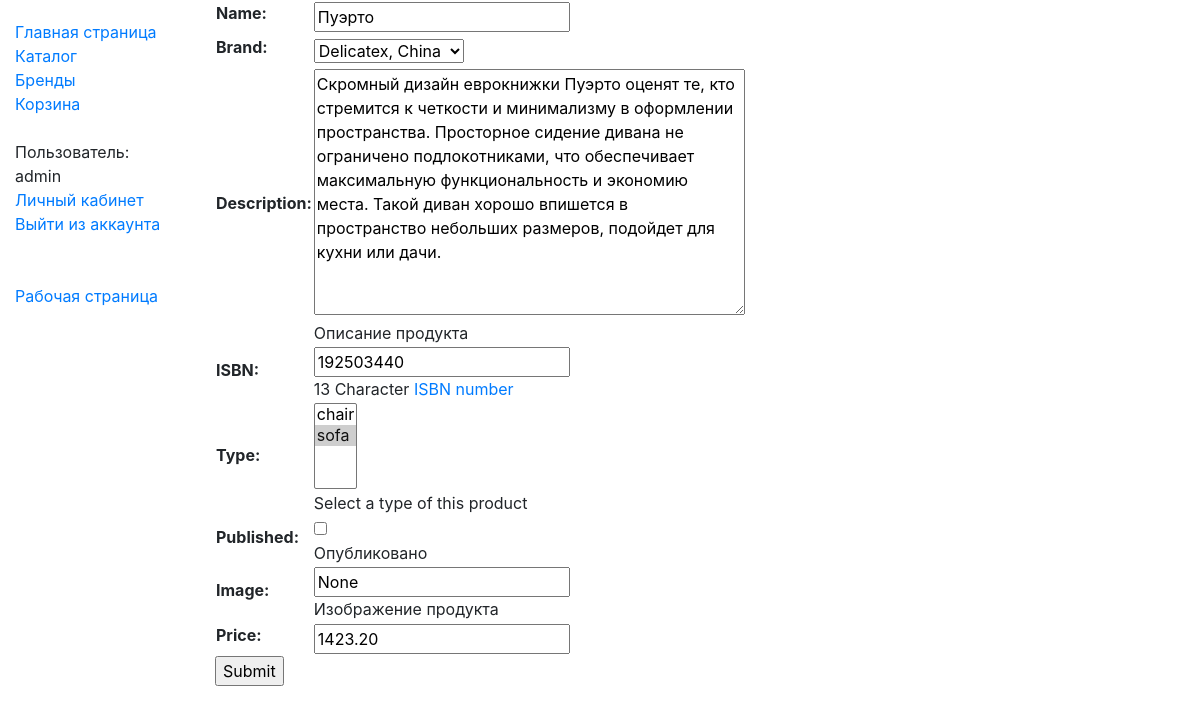
Page /catalog/furniture/4/update/ (signed in) on the committed database.
### catalog/models.py (models this page shows, shortened)
class Furniture(models.Model):
    name = models.CharField(max_length=200)
    brand = models.ForeignKey('Brand', on_delete=models.SET_NULL, null=True)
    description = models.TextField(max_length=1000, help_text="Описание продукта")
    isbn = models.CharField('ISBN', max_length=13,
                            help_text='13 Character <a href="https://www.isbn-international.org/content/what-isbn">ISBN number</a>')
    type = models.ManyToManyField(Type, help_text="Select a type of this product")
    published = models.BooleanField(default=False, help_text="Опубликовано")
    image = models.CharField(max_length=500, help_text="Изображение продукта", null=True)
    price = models.DecimalField(max_digits=6, decimal_places=2, default=1000.20)
    def display_type(self):
        return ', '.join(type.name for type in self.type.all()[:3])
    display_type.short_description = 'type'
    class Meta:
        ordering = ['brand']

class Brand(models.Model):
    name = models.CharField(max_length=100)
    country = models.CharField(max_length=100)
    description = models.CharField(max_length=500, null=True)
    def __str__(self):
        return '%s, %s' % (self.name, self.country)
    class Meta:
        ordering = ['name']

class Type(models.Model):
    name = models.CharField(max_length=200, help_text="Enter the product type")
    def __str__(self):
        return self.name

### catalog/views.py (the view)
# urls.py: path('furniture/<int:pk>/update/', views.FurnitureUpdate.as_view(), name='furniture-update'),
class FurnitureUpdate(PermissionRequiredMixin, UpdateView):
    permission_required = 'catalog.worker'
    model = Furniture
    fields = '__all__' # Not recommended (potential security issue if more fields added)

### catalog/templates/catalog/furniture_form.html (shortened to what this page needs)
{% extends "base_generic.html" %}
{% block content %}
  <form action="" method="post">
    <table>
    {{ form.as_table }}
    </table>
    <input type="submit" value="Submit">
  </form>
{% endblock %}

### catalog/templates/base_generic.html (shortened to what this page needs)
<!DOCTYPE html>
<html lang="en">
<head>
  <link rel="stylesheet" href="https://cdn.jsdelivr.net/npm/bootstrap@4.5.3/dist/css/bootstrap.min.css">
  {% load static %}
  <link rel="stylesheet" href="{% static 'css/styles.css' %}">
</head>
<body>
  <div class="container-fluid">
    <div class="row">
      <div class="col-sm-2"  >
      {% block sidebar %}
        <ul class="sidebar-nav" style="width:250px;">
            <li><a href="{% url 'index' %}">Главная страница</a></li>
            <li><a href="{% url 'furniture' %}">Каталог</a></li>
            <li><a href="{% url 'brand' %}">Бренды</a></li>
            {% if user.is_authenticated %}
            <li><a href="{% url 'basket' %}">Корзина</a></li>
            {% endif %}
            <br>
            {% if user.is_authenticated %}
                <li>Пользователь: <br>
                    {% if user.first_name and user.last_name %}
                        {{ user.first_name }} {{ user.last_name }}
                    {% else %}
                        {{ user.get_username }}
                    {% endif %}
                </li>
                <li><a href="{% url 'my-account' %}">Личный кабинет</a></li>
                <li><a href="{% url 'logout'%}?next={{request.path}}">Выйти из аккаунта</a></li>
            {% else %}
                <li><a href="{% url 'login'%}?next={{request.path}}">Войти в аккаунт</a></li>
            {% endif %}
            <br><br>
            {% if perms.catalog.worker%}
                <li><a href="{% url 'workers-page' %}"> Рабочая страница </a> </li>
            {% endif %}
        </ul>
     {% endblock %}
      </div>
      <div class="col-sm-10">{% block content %}{% endblock %}
      </div>
    </div>
  </div>
</body>
</html>

### catalog/static/css/styles.css (style rules this page uses)
.sidebar-nav { margin-top: 20px; padding: 0; list-style: none; }

### rows in the picture
Furniture: name "Пуэрто", brand "Delicatex, China", description "Скромный дизайн еврокнижки Пуэрто оценят те, кто стремится к четкости и минимализму в оформлении пространства. Просторное сидение дивана не ограничено подлокотниками, что обеспечивает максимальную функциональность и экономию места. Такой диван хорошо впишется в пространство небольших размеров, подойдет для кухни или дачи.", isbn "192503440", image "None", price "1423.20"

### other values in the picture
{{ user.get_username }} "admin"
